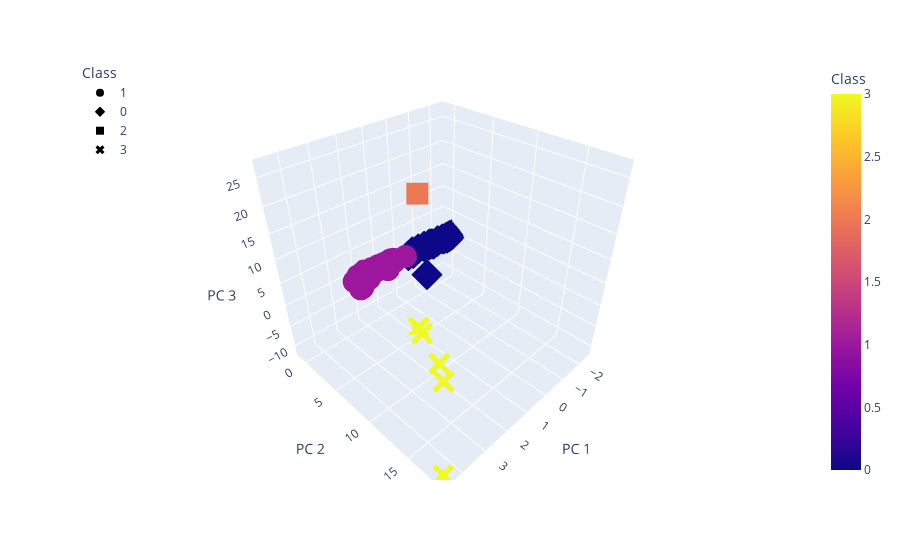

The code cell stored with this chart in its notebook:
### Markdown cell above
#################### Visualizing Results #####################

### Code cell
# Scatter plot 3D
fig_c4_3d = px.scatter_3d(
    clustered_df,
    x= 'PC 1',
    y='PC 2',
    z='PC 3',
    color='Class',
    symbol='Class',
    hover_name='CoinName',
    hover_data=['Algorithm'])

# fig_c4_3d.update_layout(legend = {'x':0,'y':1})
fig_c4_3d.update_layout(legend=dict(x=0, y=1))
fig_c4_3d

### Figure 1 — Plotly figure (JSON) as saved in the notebook; plotly's stock layout.template omitted (floating-point values rounded to 4 significant figures; data arrays with more than 128 entries replaced by an {"elided": "..."} marker saying what was removed)
{"data": [{"customdata": {"elided": "286x1 str values"}, "hoverlabel": {"namelength": 0}, "hovertemplate": "<b>%{hovertext}</b><br><br>Class=%{marker.color}<br>PC 1=%{x}<br>PC 2=%{y}<br>PC 3=%{z}<br>Algorithm=%{customdata[0]}", "hovertext": {"elided": "286 str values"}, "legendgroup": "1", "marker": {"color": {"elided": "286 int values"}, "coloraxis": "coloraxis", "symbol": "circle"}, "mode": "markers", "name": "1", "scene": "scene", "showlegend": true, "type": "scatter3d", "x": {"elided": "286 float values"}, "y": {"elided": "286 float values"}, "z": {"elided": "286 float values"}}, {"customdata": {"elided": "241x1 str values"}, "hoverlabel": {"namelength": 0}, "hovertemplate": "<b>%{hovertext}</b><br><br>Class=%{marker.color}<br>PC 1=%{x}<br>PC 2=%{y}<br>PC 3=%{z}<br>Algorithm=%{customdata[0]}", "hovertext": {"elided": "241 str values"}, "legendgroup": "0", "marker": {"color": {"elided": "241 int values"}, "coloraxis": "coloraxis", "symbol": "diamond"}, "mode": "markers", "name": "0", "scene": "scene", "showlegend": true, "type": "scatter3d", "x": {"elided": "241 float values"}, "y": {"elided": "241 float values"}, "z": {"elided": "241 float values"}}, {"customdata": [["VeChainThor Authority"]], "hoverlabel": {"namelength": 0}, "hovertemplate": "<b>%{hovertext}</b><br><br>Class=%{marker.color}<br>PC 1=%{x}<br>PC 2=%{y}<br>PC 3=%{z}<br>Algorithm=%{customdata[0]}", "hovertext": ["Vechain"], "legendgroup": "2", "marker": {"color": [2], "coloraxis": "coloraxis", "symbol": "square"}, "mode": "markers", "name": "2", "scene": "scene", "showlegend": true, "type": "scatter3d", "x": [2.655], "y": [10.51], "z": [26.71]}, {"customdata": [["Proof-of-BibleHash"], ["SHA-256 + Hive"], ["Proof-of-Authority"], ["ECC 256K1"], ["Leased POS"]], "hoverlabel": {"namelength": 0}, "hovertemplate": "<b>%{hovertext}</b><br><br>Class=%{marker.color}<br>PC 1=%{x}<br>PC 2=%{y}<br>PC 3=%{z}<br>Algorithm=%{customdata[0]}", "hovertext": ["BiblePay", "LitecoinCash", "Poa Network", "Acute Angle Cloud", "Waves"], "legendgroup": "3", "marker": {"color": [3, 3, 3, 3, 3], "coloraxis": "coloraxis", "symbol": "x"}, "mode": "markers", "name": "3", "scene": "scene", "showlegend": true, "type": "scatter3d", "x": [3.171, 0.851, 3.059, 1.404, 4.555], "y": [14.04, 4.5, 14.21, 6.681, 18.3], "z": [1.189, -11.03, -3.055, -8.04, -10.88]}], "layout": {"coloraxis": {"colorbar": {"title": {"text": "Class"}}, "colorscale": [[0, "#0d0887"], [0.1111, "#46039f"], [0.2222, "#7201a8"], [0.3333, "#9c179e"], [0.4444, "#bd3786"], [0.5556, "#d8576b"], [0.6667, "#ed7953"], [0.7778, "#fb9f3a"], [0.8889, "#fdca26"], [1, "#f0f921"]]}, "legend": {"title": {"text": "Class"}, "tracegroupgap": 0, "x": 0, "y": 1}, "margin": {"t": 60}, "scene": {"domain": {"x": [0, 1], "y": [0, 1]}, "xaxis": {"title": {"text": "PC 1"}}, "yaxis": {"title": {"text": "PC 2"}}, "zaxis": {"title": {"text": "PC 3"}}}}}
